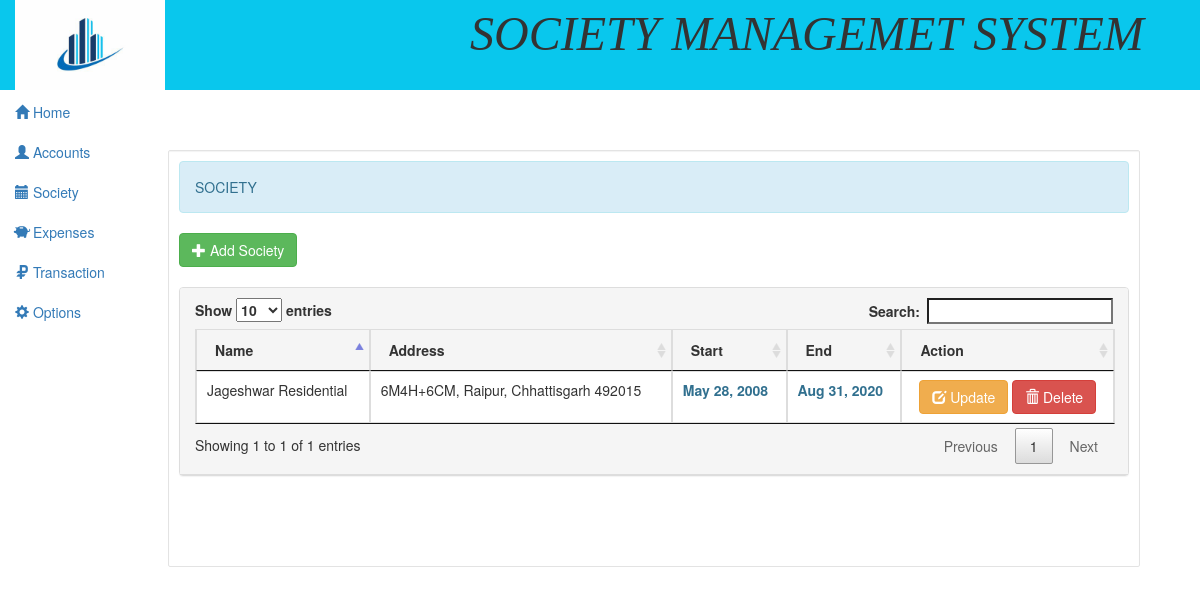
/admin/activity.php (signed in), run on the app's committed database.
### tables this page shows
CREATE TABLE `activity` (
  `activity_id` int(11) NOT NULL,
  `title` varchar(50) NOT NULL,
  `description` text NOT NULL,
  `start` varchar(10) NOT NULL,
  `end` varchar(10) NOT NULL,
  `month` varchar(8) NOT NULL,
  `year` varchar(5) NOT NULL
);

### admin/activity.php (the view, shortened to what this page needs)
<!DOCTYPE html>
<html lang = "eng">
	<head>
		<link rel = "stylesheet" type = "text/css" href = "../css/bootstrap.css" />
		<link rel = "stylesheet" type = "text/css" href = "../css/style.css" />
		<link rel = "stylesheet" type = "text/css" href = "../css/jquery-ui.css" />
		<link rel = "stylesheet" type = "text/css" href = "../css/jquery.dataTables.css" />
	</head>
<body style="background-image: url(https://images7.alphacoders.com/365/365706.jpg); background-repeat: no-repeat;
  background-attachment: fixed; background-size: 100% 100%;">
<?php include'head.php';?>
<?php include 'sidebar.php';?>
		<div id = "sidecontent" class = "well pull-right" style = "margin-top: 150px; margin-right:60px";>
			<div class = "alert alert-info">SOCIETY</div>
			<button type = "button" id = "add_activity" class = "btn btn-success"><span class = "glyphicon glyphicon-plus"></span> Add Society</button>
			<br />
			<br />
			<div id = "act_table" class = "panel panel-default">
				<div  class = " panel-heading">
					<table id = "table" class = "table table-bordered">
						<thead>
							<tr>
								<th>Name</th>
								<th>Address</th>
								<th>Start</th>
								<th>End</th>
								<th>Action</th>
							</tr>
						</thead>
						<tbody>
							<?php
							$act_query = $conn->query("SELECT * FROM `activity`") or die(mysqli_error());
							while($act_fetch = $act_query->fetch_array()){
							?>
							<tr>
								<td><?php echo $act_fetch['title']?></td>
								<td><?php echo $act_fetch['description']?></td>
								<td><?php echo "<label class = 'text-info'>".date("M d, Y", strtotime($act_fetch['start']))."</label>"?></td>
								<td><?php echo "<label class = 'text-info'>".date("M d, Y", strtotime($act_fetch['end']))."</label>"?></td>
								<td><center><a href = "edit_activity.php?activity_id=<?php echo $act_fetch['activity_id']?>" class = "btn btn-warning"><span class=  "glyphicon glyphicon-edit"></span> Update</a> <a href = "#" data-toggle = "modal" data-target = "#delete_activity" name = "<?php echo $act_fetch['activity_id']?>" class = "btn btn-danger activity_id"><span class=  "glyphicon glyphicon-trash"></span> Delete</a></center></td>
							</tr>
							<?php
								}
							?>
						</tbody>
					</table>
				</div>
			</div>
		<br /><br /><br />
		</div>
	<br />
	<br />
	<br />
	<br />
	<br />
	<br />
	<br />
	<br />
	<br />
</body>
</html>

### css/style.css (style rules this page uses)
#sidecontent { width:81%; word-wrap:break-word; margin-top:52px; background-color:rgba(255, 255, 255, 0.8); padding:10px; border-radius:2px; }

### data on the page
activity: title "Jageshwar Residential", description "6M4H+6CM, Raipur, Chhattisgarh 492015", start "May 28, 2008", end "Aug 31, 2020"
